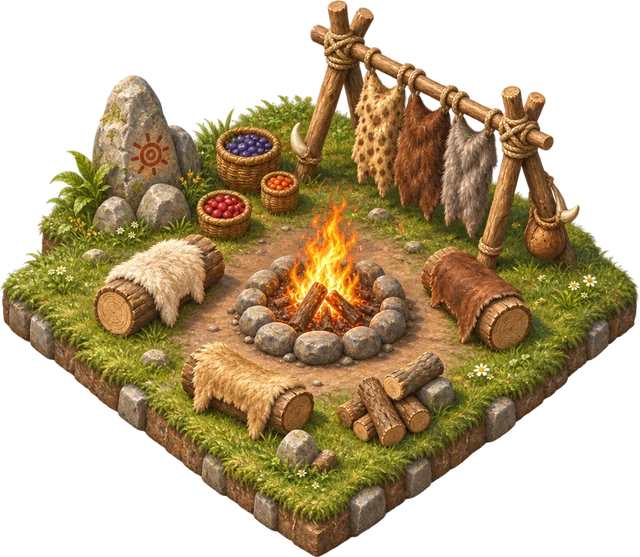
#> input picture bilder/epochia/gebaeude/lagerfeuer/1-lagerfeuer.webp, 640 x 557 px
$ python bild-einbauen.py ../../bilder/epochia/gebaeude/lagerfeuer/1-lagerfeuer.webp ../../bilder/epochia/start.webp 5
#> lines starting #> are read from the running program, lines starting #| are printed output that depends on the picture
# Epochia: Bild von Emin fürs Spiel vorbereiten – weißen Hintergrund freistellen, zuschneiden, als WebP speichern
# und messen, wo die vordere Ecke der Grasplatte liegt (anker = Anteil der Bildhöhe).
#   python3 neu/tools/bild-einbauen.py quelle.png bilder/epochia/gebaeude/lagerfeuer/1-lagerfeuer.webp 640
#   python3 neu/tools/bild-einbauen.py quelle.png bilder/epochia/oberflaeche/start.webp 1600 --ganz   (ohne Freistellen)
#   python3 neu/tools/bild-einbauen.py quelle.png bilder/epochia/gebaeude/x/1-x-winter.webp 640 --schnee
#     Winterbilder: nur genau die Hintergrundfarbe freistellen (sonst frisst das Freistellen den Schnee am Rand).
#     Frisst es trotzdem Löcher in den Schnee: zusätzlich --toleranz=1 (Standard 5).
#     Bleiben am Plattenrand Lücken: danach neu/tools/platte-fuellen.py auf die WebP-Datei.
#     Dazu --loecher nur bei Bildern ohne Platte (Säulen): entfernt auch eingeschlossenen Hintergrund; auf Schnee würde das Löcher reißen.
import sys
from collections import deque
from PIL import Image, ImageFilter

src, dst, size = sys.argv[1], sys.argv[2], int(sys.argv[3])
im = Image.open(src).convert('RGB')
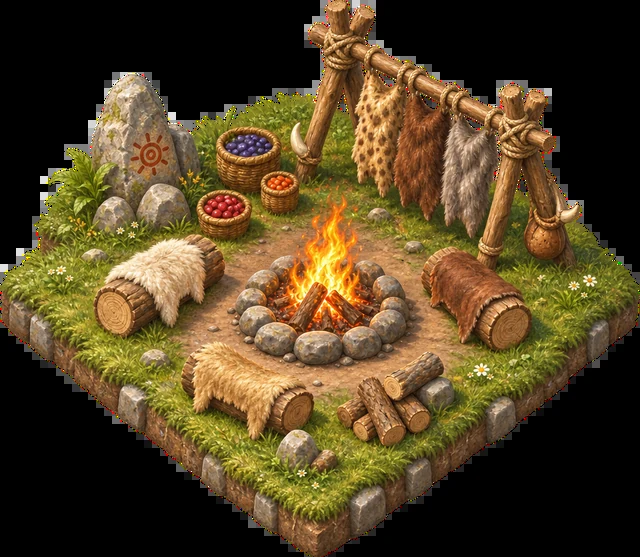
#> im: PIL image 640x557 RGB; mean R, G, B 84.1, 66.6, 35.5
if '--ganz' in sys.argv:
    im.thumbnail((size, size), Image.LANCZOS)
    im.save(dst, quality=82, method=6)
    print(dst, im.size)
    sys.exit()

w, h = im.size
#> w = 640; h = 557
mask = Image.new('L', (w, h), 0)
#> mask: PIL image 640x557 L; every value is 0
px, m = im.load(), mask.load()
q = deque([(x, y) for x in range(w) for y in (0, h - 1)] + [(x, y) for y in range(h) for x in (0, w - 1)])
snow = '--schnee' in sys.argv
corners = sorted(px[c] for c in [(2, 2), (w - 3, 2), (2, h - 3), (w - 3, h - 3)])
#> corners = [(0, 0, 0), (0, 0, 0), (0, 0, 0), (0, 0, 0)]
bg = corners[1]
#> bg = (0, 0, 0)
tol = next((int(x.split('=')[1]) for x in sys.argv if x.startswith('--toleranz=')), 5)   # Schnee fast wie der Hintergrund: kleiner wählen
white = (lambda p: max(abs(p[i] - bg[i]) for i in range(3)) <= tol) if snow else (lambda p: p[0] > 232 and p[1] > 232 and p[2] > 232)
while q:
    x, y = q.popleft()
    if m[x, y] or not white(px[x, y]):
        continue
    m[x, y] = 255
    if x > 0: q.append((x - 1, y))
    if x < w - 1: q.append((x + 1, y))
    if y > 0: q.append((x, y - 1))
    if y < h - 1: q.append((x, y + 1))
holes = next((int(x.split('=')[1]) if '=' in x else 300 for x in sys.argv if x.startswith('--loecher')), 0)
#> holes = 0
if holes:   # eingeschlossene Flächen in Hintergrundfarbe (ab 300 Punkten, kleine Figuren: --loecher=40, damit die Augen bleiben)
    seen = bytearray(w * h)
    for sy in range(h):
        for sx in range(w):
            if seen[sy * w + sx] or m[sx, sy] or not white(px[sx, sy]):
                continue
            part, st = [], [(sx, sy)]
            seen[sy * w + sx] = 1
            while st:
                x, y = st.pop()
                part.append((x, y))
                for a, b in ((x - 1, y), (x + 1, y), (x, y - 1), (x, y + 1)):
                    if 0 <= a < w and 0 <= b < h and not seen[b * w + a] and not m[a, b] and white(px[a, b]):
                        seen[b * w + a] = 1
                        st.append((a, b))
            if len(part) >= holes:
                for x, y in part:
                    m[x, y] = 255
if snow:   # Flecken im Hintergrund (bei kleiner Toleranz): nur das größte zusammenhängende Stück behalten
    seen = bytearray(w * h)
    best = []
    for sy in range(h):
        for sx in range(w):
            if seen[sy * w + sx] or m[sx, sy]:
                continue
            part, st = [], [(sx, sy)]
            seen[sy * w + sx] = 1
            while st:
                x, y = st.pop()
                part.append((x, y))
                for a, c in ((x - 1, y), (x + 1, y), (x, y - 1), (x, y + 1)):
                    if 0 <= a < w and 0 <= c < h and not seen[c * w + a] and not m[a, c]:
                        seen[c * w + a] = 1
                        st.append((a, c))
            if len(part) > len(best):
                best = part
    keep = set(best)
    for y in range(h):
        for x in range(w):
            if not m[x, y] and (x, y) not in keep:
                m[x, y] = 255
alpha = Image.eval(mask, lambda v: 255 - v).filter(ImageFilter.GaussianBlur(1.0))
#> alpha: PIL image 640x557 L; every value is 255
out = im.convert('RGBA')
out.putalpha(alpha)
out = out.crop(out.getbbox())
out.thumbnail((size, size), Image.LANCZOS)

out.save(dst, quality=88, method=6)
print(dst, out.size)
#| ../../bilder/epochia/start.webp (5, 4)
